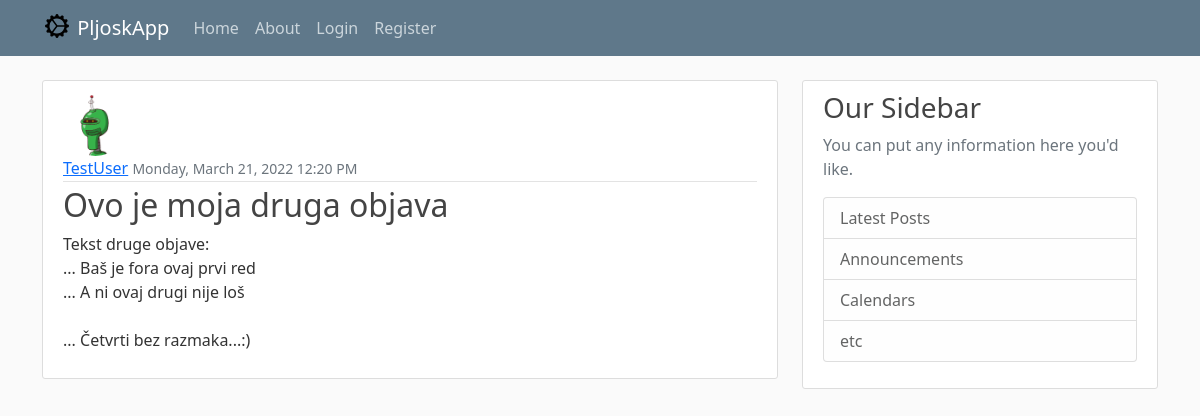
Screenshot of /post/2 with the database file from the repository.
### app/models.py (models this page shows, shortened)
class User(db.Model, UserMixin):
    id = db.Column(db.Integer, primary_key=True)
    username = db.Column(db.String(20), unique=True, nullable=False)
    email = db.Column(db.String(120), unique=True, nullable=False)
    image_file = db.Column(db.String(20), nullable=False, default='default.png')
    password = db.Column(db.String(60), nullable=False)
    posts = db.relationship('Post', backref='author', lazy=True)

class Post(db.Model):
    id = db.Column(db.Integer, primary_key=True)
    title = db.Column(db.String(100), nullable=False)
    content = db.Column(db.Text, nullable=False)
    date_posted = db.Column(db.DateTime, nullable=False, default=datetime.utcnow)
    user_id = db.Column(db.Integer, db.ForeignKey('user.id'), nullable=False)

### app/routes.py (the view)
@app.route("/post/<int:post_id>")
def post(post_id):
    post = Post.query.get_or_404(post_id)
    return render_template('post.html',
                        title=post.title,
                        post = post)

### app/templates/post.html (shortened to what this page needs)
{% extends 'layout.html' %}
{% block content %}
    <article class="media content-section">
        <img class="rounded-circle article-img" src="{{ url_for('static', filename='pics/' + post.author.image_file) }}" alt="">
        <div class="media-body">
        <div class="article-metadata">
            <a class="mr-2" href="#">{{ post.author.username }}</a>
            <small class="text-muted">  {{ moment(post.date_posted).format('LLLL') }}</small>
        </div>
        <h2 class="article-title">{{ post.title }}</h2>
        <p class="article-content">{{ post.content }}</p>
        </div>
    </article>
{% endblock content %}

### app/static/css/main.css (style rules this page uses)
body { background: #fafafa; color: #333333; margin-top: 5rem; }
h1, h2, h3, h4, h5, h6 { color: #444444; }
.content-section { background: #ffffff; padding: 10px 20px; border: 1px solid #dddddd; border-radius: 3px; margin-bottom: 20px; }
.article-title { color: #444444; }
.article-content { white-space: pre-line; }
.article-img { height: 65px; width: 65px; margin-right: 16px; }
.article-metadata { padding-bottom: 1px; margin-bottom: 4px; border-bottom: 1px solid #e3e3e3 }

### rows the page displays
User: image_file (placeholder picture), author.username "TestUser"
Post: date_posted "Monday, March 21, 2022 12:20 PM", title "Ovo je moja druga objava", content "Tekst druge objave: ... Baš je fora ovaj prvi red ... A ni ovaj drugi nije loš ... Četvrti bez razmaka...:)"
